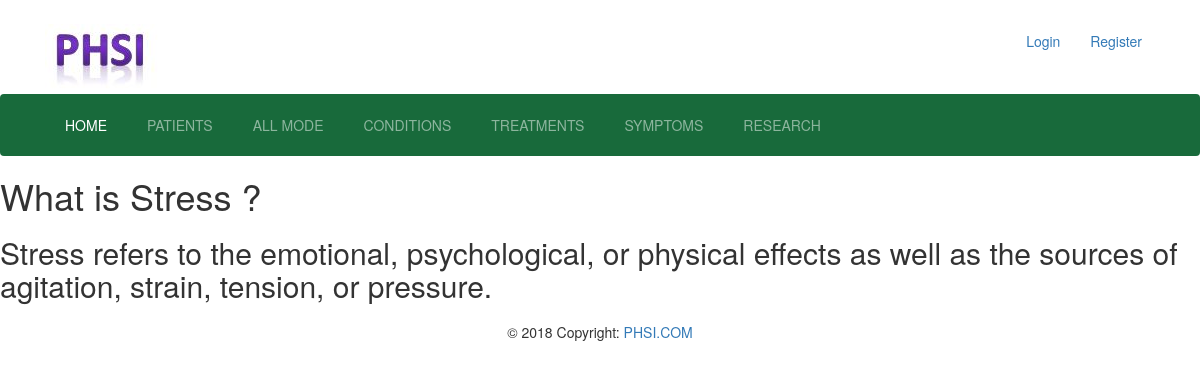
/disease/symptom-detail/stress/, run on the app's committed database.
### disease/models.py (models this page shows, shortened)
class SubSymptoms(models.Model):
	name = models.CharField(max_length=100)
	details = models.TextField()
	slug = models.SlugField(null=True, blank=True)

### disease/views.py (the view)
# urls.py: path('symptom-detail/<slug:slug>/', symptom_detail, name = 'symptom-detail'),
def symptom_detail(request, slug):
	symptom = SubSymptoms.objects.get(slug=slug)
	context = {
		'symptom': symptom,
	}
	template = 'disease/symptom-detail.html'
	return render(request, template, context)

### templates/disease/symptom-detail.html
{% extends 'base.html' %}
{% load static %}
{% block content %}
    <h1>What is {{symptom.name}} ?</h1>
    <h2>{{symptom.details}}</h2>
{% endblock %}

### static/layout/style.css (style rules this page uses)
* { box-sizing: border-box; }
body { margin: 0; padding: 0; background-color:white; }

### data on the page
SubSymptoms: name "Stress", details "Stress refers to the emotional, psychological, or physical effects as well as the sources of agitation, strain, tension, or pressure."
